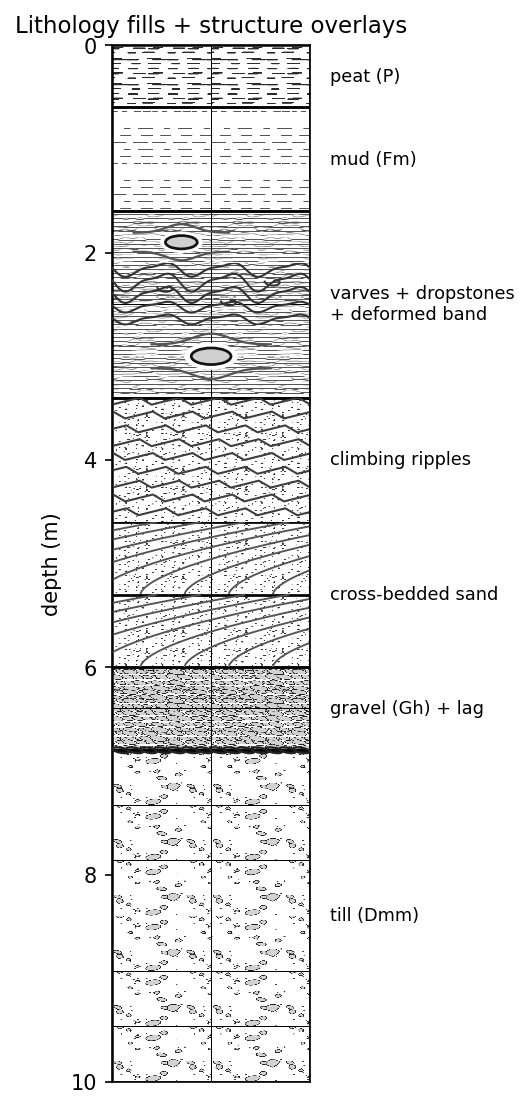

The script that saved this image:
"""Lithology fills + structure overlays.

Demonstrates the two-class model: lithologies (till, gravel, sand, mud, peat)
are *fills*; sedimentary structures (cross-bedding, climbing ripples, folds)
are drawn *over* a lithology as bands that need not fill the interval. Placed
features (dropstones, pebble lag) sit on top. Run:

    python examples/example_structures.py
"""
import matplotlib.pyplot as plt

from glacial_patterns import mpl, structures as st

X0, X1 = 0, 1
fig, ax = plt.subplots(figsize=(3.6, 7.5))

# --- lithology fills ---
mpl.column_fill(ax, "Dmm", X0, X1, 10.0, 6.8, tile_width=0.5)   # till
mpl.column_fill(ax, "Gh",  X0, X1, 6.8, 6.0, tile_width=0.5)    # gravel
mpl.column_fill(ax, "Sm",  X0, X1, 6.0, 3.4, tile_width=0.5)    # sand
mpl.column_fill(ax, "Fl",  X0, X1, 3.4, 1.6, tile_width=0.5)    # varves
mpl.column_fill(ax, "Fm",  X0, X1, 1.6, 0.6, tile_width=0.5)    # mud
mpl.column_fill(ax, "P",   X0, X1, 0.6, 0.0, tile_width=0.5)    # peat

# --- structure overlays (a different class; drawn over the lithology) ---
st.cross_bedding(ax, X0, X1, 6.0, 4.6, nsets=2)                 # big cross-beds
st.climbing_ripples(ax, X0, X1, 4.6, 3.4)                       # climbing ripples
st.folds(ax, X0, X1, 2.7, 2.1)                                  # deformed band (partial)

# --- placed features ---
mpl.dropstone(ax, 0.5, 3.0, 0.10)
mpl.dropstone(ax, 0.35, 1.9, 0.08)
mpl.pebble_lag(ax, 6.8, X0, X1, imbricate=True)

for text, y in [("till (Dmm)", 8.4), ("gravel (Gh) + lag", 6.4),
                ("cross-bedded sand", 5.3), ("climbing ripples", 4.0),
                ("varves + dropstones\n+ deformed band", 2.5),
                ("mud (Fm)", 1.1), ("peat (P)", 0.3)]:
    ax.text(1.1, y, text, va="center", fontsize=8.5)

ax.set_xlim(0, 1)
ax.set_ylim(10, 0)
ax.set_xticks([])
ax.set_ylabel("depth (m)")
ax.set_title("Lithology fills + structure overlays", fontsize=11)
fig.tight_layout()
fig.savefig("examples/example_structures.png", dpi=150, bbox_inches="tight")
print("wrote examples/example_structures.png")
